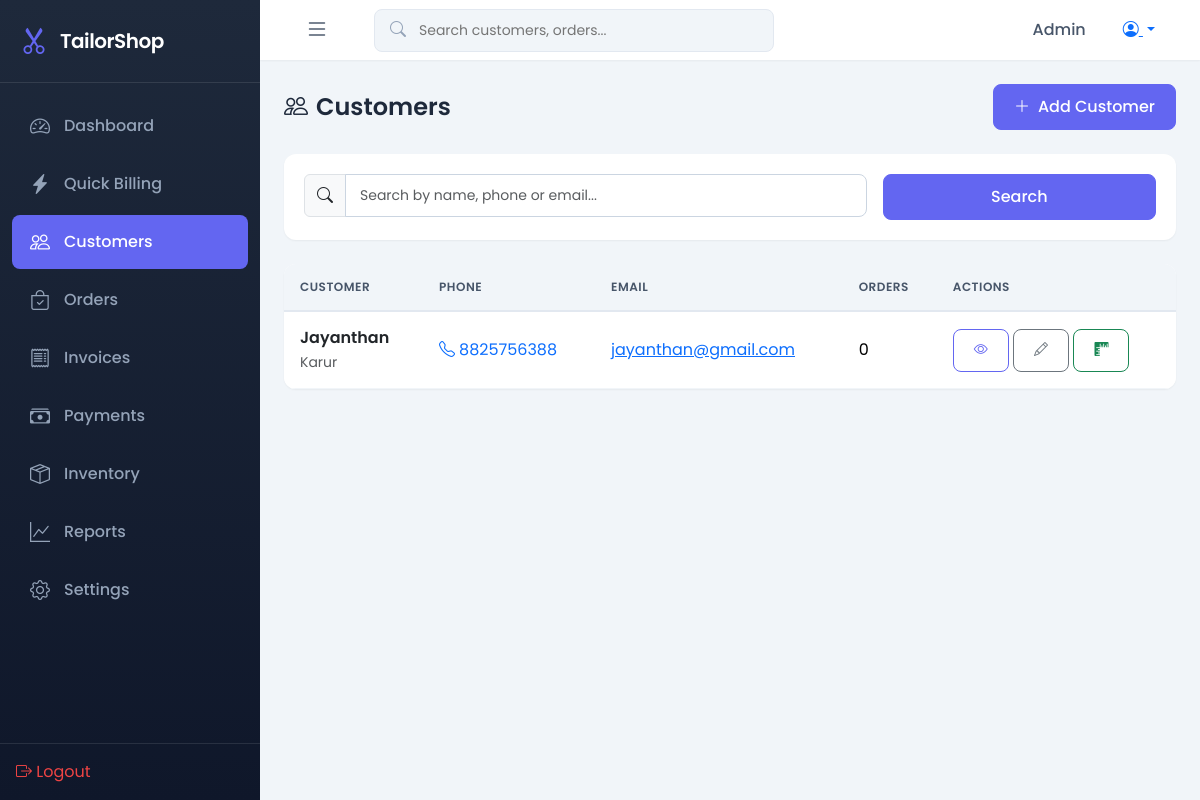
The page /customers/ (signed in) on the database as committed earlier.
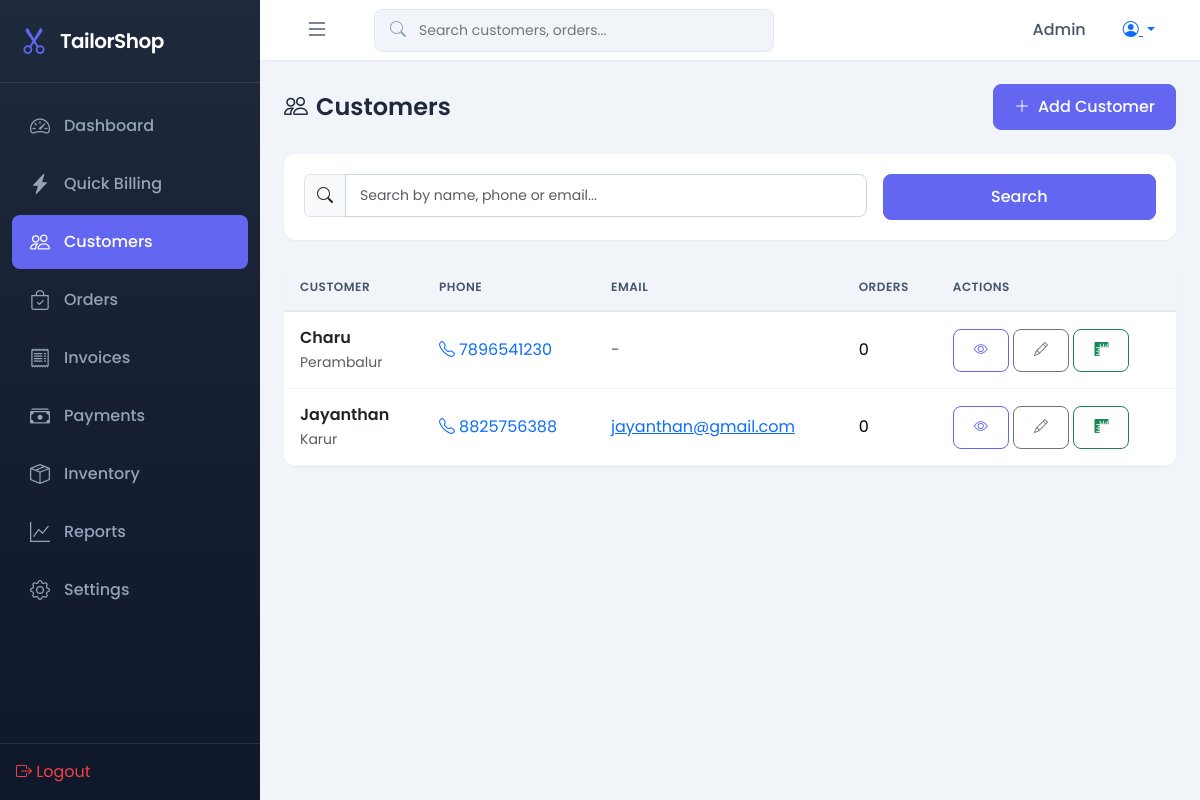
The same page on the database as committed later.
### shop/models.py (models this page shows, shortened)
class Customer(models.Model):
    name = models.CharField(max_length=100)
    phone = models.CharField(max_length=15, unique=True)
    email = models.EmailField(blank=True, null=True)
    address = models.TextField(blank=True, null=True)
    notes = models.TextField(blank=True, null=True)
    created_at = models.DateTimeField(auto_now_add=True)
    updated_at = models.DateTimeField(auto_now=True)
    @property
    def total_orders(self):
        return self.orders.count()
    class Meta:
        ordering = ['-created_at']

### shop/views.py (the view)
# urls.py: path('customers/', views.customer_list, name='customer_list'),
@login_required
def customer_list(request):
    query = request.GET.get('q', '')
    customers = Customer.objects.all()
    if query:
        customers = customers.filter(
            Q(name__icontains=query) |
            Q(phone__icontains=query) |
            Q(email__icontains=query)
        )
    paginator = Paginator(customers, 20)
    page = request.GET.get('page')
    customers = paginator.get_page(page)
    return render(request, 'shop/customer_list.html', {'customers': customers, 'query': query})

### templates/shop/customer_list.html (shortened to what this page needs)
{% extends 'base.html' %}
{% block content %}
<div class="page-header">
    <h1><i class="bi bi-people me-2"></i>Customers</h1>
    <div class="btn-group">
        <a href="{% url 'customer_add' %}" class="btn btn-primary">
            <i class="bi bi-plus-lg me-2"></i>Add Customer
        </a>
    </div>
</div>
<div class="card mb-4">
    <div class="card-body">
        <form method="get" class="row g-3">
            <div class="col-md-8">
                <div class="input-group">
                    <span class="input-group-text"><i class="bi bi-search"></i></span>
                    <input type="text" name="q" class="form-control" placeholder="Search by name, phone or email..." value="{{ query }}">
                </div>
            </div>
            <div class="col-md-4">
                <button type="submit" class="btn btn-primary w-100">Search</button>
            </div>
        </form>
    </div>
</div>
<div class="table-container">
    <table class="table">
        <thead>
            <tr>
                <th>Customer</th>
                <th>Phone</th>
                <th>Email</th>
                <th>Orders</th>
                <th>Actions</th>
            </tr>
        </thead>
        <tbody>
            {% for customer in customers %}
            <tr>
                <td>
                    <a href="{% url 'customer_detail' customer.pk %}" class="fw-600 text-dark text-decoration-none">
                        {{ customer.name }}
                    </a>
                    {% if customer.address %}
                    <br><small class="text-muted">{{ customer.address|truncatewords:10 }}</small>
                    {% endif %}
                </td>
                <td>
                    <a href="tel:{{ customer.phone }}" class="text-decoration-none">
                        <i class="bi bi-telephone me-1"></i>{{ customer.phone }}
                    </a>
                </td>
                <td>
                    {% if customer.email %}
                    <a href="mailto:{{ customer.email }}">{{ customer.email }}</a>
                    {% else %}
                    <span class="text-muted">-</span>
                    {% endif %}
                </td>
                <td>{{ customer.total_orders }}</td>
                <td>
                    <a href="{% url 'customer_detail' customer.pk %}" class="btn btn-sm btn-outline-primary" title="View">
                        <i class="bi bi-eye"></i>
                    </a>
                    <a href="{% url 'customer_edit' customer.pk %}" class="btn btn-sm btn-outline-secondary" title="Edit">
                        <i class="bi bi-pencil"></i>
                    </a>
                    <a href="{% url 'measurement_add' customer.pk %}" class="btn btn-sm btn-outline-success" title="Measurements">
                        <i class="bi bi-rulers"></i>
                    </a>
                </td>
            </tr>
            {% endfor %}
        </tbody>
    </table>
</div>
{% endblock %}

Rows that differ between the two databases and show on the page:
added Customer: name "Charu", address "Perambalur", phone "7896541230", total_orders "0"
